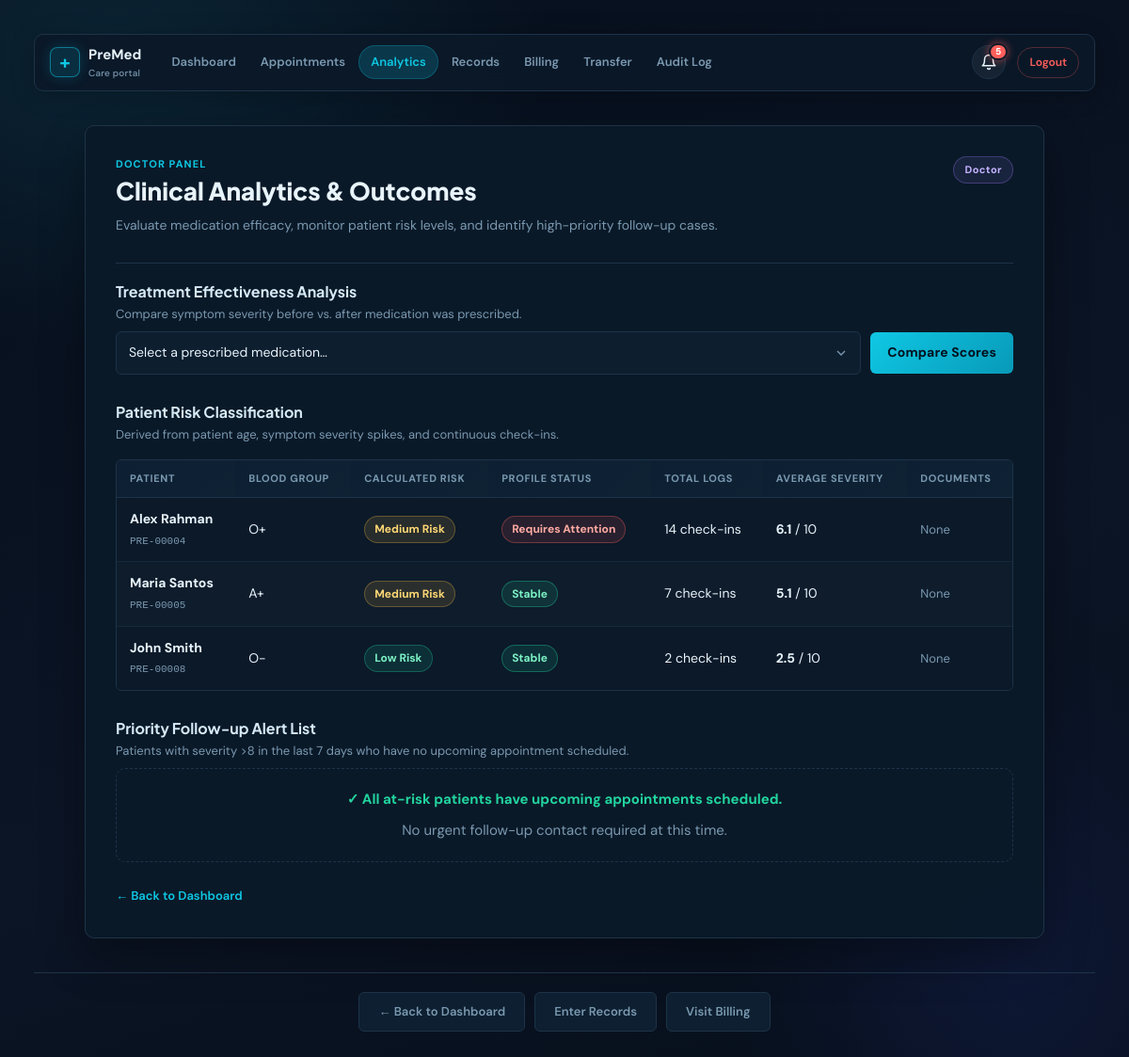
Page /frontend/doctor_analytics.php (signed in) on the committed database.
### tables this page shows
CREATE TABLE PATIENT (
    UserID INT UNSIGNED PRIMARY KEY,
    PatientCode VARCHAR(12) NULL UNIQUE,
    AssignedDoctorID INT UNSIGNED NULL,
    RiskLevel ENUM('Low', 'Medium', 'High') NOT NULL DEFAULT 'Low',
    ProfileStatus ENUM('Stable', 'Requires Attention') NOT NULL DEFAULT 'Stable',
    BloodGroup VARCHAR(5) NULL,
    Gender VARCHAR(30) NULL,
    DateOfBirth DATE NULL,
    CONSTRAINT fk_patient_user FOREIGN KEY (UserID) REFERENCES `USER`(UserID) ON DELETE CASCADE,
    CONSTRAINT fk_patient_doctor FOREIGN KEY (AssignedDoctorID) REFERENCES DOCTOR(UserID) ON DELETE SET NULL
);

CREATE TABLE `USER` (
    UserID INT UNSIGNED AUTO_INCREMENT PRIMARY KEY,
    Name VARCHAR(120) NOT NULL,
    Email VARCHAR(190) NOT NULL UNIQUE,
    Password VARCHAR(255) NOT NULL,
    Address VARCHAR(255) NULL,
    CreatedAt TIMESTAMP NOT NULL DEFAULT CURRENT_TIMESTAMP
);

### frontend/doctor_analytics.php (the view, shortened to what this page needs)
<?php
require_once dirname(__DIR__) . '/backend/db.php';
$patientsStmt = $pdo->prepare("
    SELECT
        P.UserID AS PatientUserID,
        U.Name AS PatientName,
        P.PatientCode,
        P.BloodGroup,
        P.DateOfBirth,
        P.RiskLevel,
        P.ProfileStatus,
        COUNT(DISTINCT S.LogID) AS TotalLogs,
        ROUND(AVG(S.SeverityScore), 1) AS AvgSeverity,
        (SELECT COUNT(*) FROM PATIENT_DOCUMENT PD WHERE PD.PatientID = P.UserID) AS DocCount,
        CASE
            WHEN P.DateOfBirth IS NOT NULL
                 AND TIMESTAMPDIFF(YEAR, P.DateOfBirth, CURDATE()) >= 60
                 AND (SELECT COUNT(*) FROM SYMPTOM_LOG WHERE PatientID = P.UserID AND SeverityScore > 8) >= 2 THEN 'High'
            WHEN (SELECT COUNT(*) FROM SYMPTOM_LOG WHERE PatientID = P.UserID AND SeverityScore >= 7) >= 2 THEN 'Medium'
            ELSE 'Low'
        END AS CalculatedRisk
    FROM PATIENT P
    JOIN `USER` U ON P.UserID = U.UserID
    LEFT JOIN SYMPTOM_LOG S ON S.PatientID = P.UserID
    WHERE P.AssignedDoctorID = ?
    GROUP BY P.UserID, U.Name, P.PatientCode, P.BloodGroup, P.DateOfBirth, P.RiskLevel, P.ProfileStatus
    ORDER BY TotalLogs DESC
");
$patientsStmt->execute([$_SESSION['user_id']]);
$patientsReport = $patientsStmt->fetchAll();
$followupStmt = $pdo->prepare("SELECT U.Name AS PatientName, MAX(S.SeverityScore) AS PeakSeverity, MAX(S.LoggedAt) AS LastSevereLog FROM PATIENT P JOIN `USER` U ON P.UserID = U.UserID JOIN SYMPTOM_LOG S ON S.PatientID = P.UserID WHERE P.AssignedDoctorID = ? AND S.SeverityScore > 8 AND S.LoggedAt >= DATE_SUB(NOW(), INTERVAL 7 DAY) AND NOT EXISTS (SELECT 1 FROM APPOINTMENT A WHERE A.PatientID = P.UserID AND A.AppointmentDate >= NOW()) GROUP BY P.UserID, U.Name");
$followupStmt->execute([$_SESSION['user_id']]);
$followups = $followupStmt->fetchAll();
?>
<!DOCTYPE html>
<html lang="en">
<head>
    <link rel="stylesheet" href="../resources/css/style.css?v=<?= filemtime(dirname(__DIR__) . '/resources/css/style.css') ?>">
</head>
<body>
<?php include __DIR__ . '/includes/nav.php'; ?>
<div class="container" style="max-width:1020px;margin:clamp(10px,4vw,36px) auto;">
    <div class="page-header">
        <div class="page-header-left">
            <p class="eyebrow">Doctor Panel</p>
            <h2>Clinical Analytics &amp; Outcomes</h2>
            <p class="page-subtitle">Evaluate medication efficacy, monitor patient risk levels, and identify high-priority follow-up cases.</p>
        </div>
        <span class="role-pill role-doctor">Doctor</span>
    </div>
    <h3 style="margin-top:20px;">Treatment Effectiveness Analysis</h3>
    <p style="color:var(--muted);font-size:13px;margin-top:-6px;">Compare symptom severity before vs. after medication was prescribed.</p>
    <form method="GET" class="inline-form" style="margin-bottom:16px;">
        <select name="medication_id" id="medication_id" required>
            <option value="">Select a prescribed medication…</option>
        </select>
        <button type="submit">Compare Scores</button>
    </form>
    <h3 style="margin-top:30px;">Patient Risk Classification</h3>
    <p style="color:var(--muted);font-size:13px;margin-top:-6px;">Derived from patient age, symptom severity spikes, and continuous check-ins.</p>
    <?php if ($patientsReport): ?>
    <div class="table-wrap">
    <table>
        <thead>
            <tr>
                <th>Patient</th>
                <th>Blood Group</th>
                <th>Calculated Risk</th>
                <th>Profile Status</th>
                <th>Total Logs</th>
                <th>Average Severity</th>
                <th>Documents</th>
            </tr>
        </thead>
        <tbody>
        <?php foreach($patientsReport as $row):
            $calcRisk = $row['CalculatedRisk'];
            $riskBadgeClass = $calcRisk === 'High' ? 'severity-high' : ($calcRisk === 'Medium' ? 'severity-mid' : 'severity-low');
            $statusClass = $row['ProfileStatus'] === 'Requires Attention' ? 'status-attention' : 'status-stable';
        ?>
        <tr>
            <td><strong><?= htmlspecialchars($row['PatientName']) ?></strong><br>
                <span style="font-family:monospace;font-size:11px;color:var(--muted);"><?= htmlspecialchars($row['PatientCode'] ?? '') ?></span>
            </td>
            <td><?= htmlspecialchars($row['BloodGroup'] ?: '—') ?></td>
            <td>
                <span class="severity-badge <?= $riskBadgeClass ?>"><?= htmlspecialchars($calcRisk) ?> Risk</span>
            </td>
            <td>
                <span class="status-pill <?= $statusClass ?>" style="margin-left:0;"><?= htmlspecialchars($row['ProfileStatus']) ?></span>
            </td>
            <td><?= (int)$row['TotalLogs'] ?> check-ins</td>
            <td><?= $row['AvgSeverity'] !== null ? '<strong>' . htmlspecialchars($row['AvgSeverity']) . '</strong> / 10' : '<span style="color:var(--muted)">No logs</span>' ?></td>
            <td>
                <?php if ($row['DocCount'] > 0): ?>
                    <a class="btn btn-sm btn-auto" href="doctor_documents.php?patient_id=<?= (int)$row['PatientUserID'] ?>">
                        <?= (int)$row['DocCount'] ?> file<?= $row['DocCount'] > 1 ? 's' : '' ?>
                    </a>
                <?php else: ?>
                    <span style="color:var(--muted);font-size:13px;">None</span>
                <?php endif; ?>
            </td>
        </tr>
        <?php endforeach; ?>
        </tbody>
    </table>
    </div>
    <?php else: ?>
        <p class="notice success">No patients currently assigned to you.</p>
    <?php endif; ?>
    <h3 style="margin-top:30px;">Priority Follow-up Alert List</h3>
    <p style="color:var(--muted);font-size:13px;margin-top:-6px;">Patients with severity &gt;8 in the last 7 days who have no upcoming appointment scheduled.</p>
    <?php if (!$followups): ?>
        <div class="empty-state compact">
            <strong style="color:var(--green)">✓ All at-risk patients have upcoming appointments scheduled.</strong>
            <span>No urgent follow-up contact required at this time.</span>
        </div>
    <?php endif; ?>
    <div style="margin-top:24px;">
        <a class="text-link" href="dashboard.php">← Back to Dashboard</a>
    </div>
</div>
<?php include __DIR__ . '/includes/footer_nav.php'; ?>
</body>
</html>

### rows in the picture
patient: UserID.Name "Alex Rahman", PatientCode "PRE-00004", BloodGroup "O+", calcRisk "Medium", ProfileStatus "Requires Attention", TotalLogs "14", AvgSeverity "6.1"
patient: UserID.Name "Maria Santos", PatientCode "PRE-00005", BloodGroup "A+", calcRisk "Medium", ProfileStatus "Stable", TotalLogs "7", AvgSeverity "5.1"
patient: UserID.Name "John Smith", PatientCode "PRE-00008", BloodGroup "O-", calcRisk "Low", ProfileStatus "Stable", TotalLogs "2", AvgSeverity "2.5"

### other values in the picture
$unreadCount "5"
